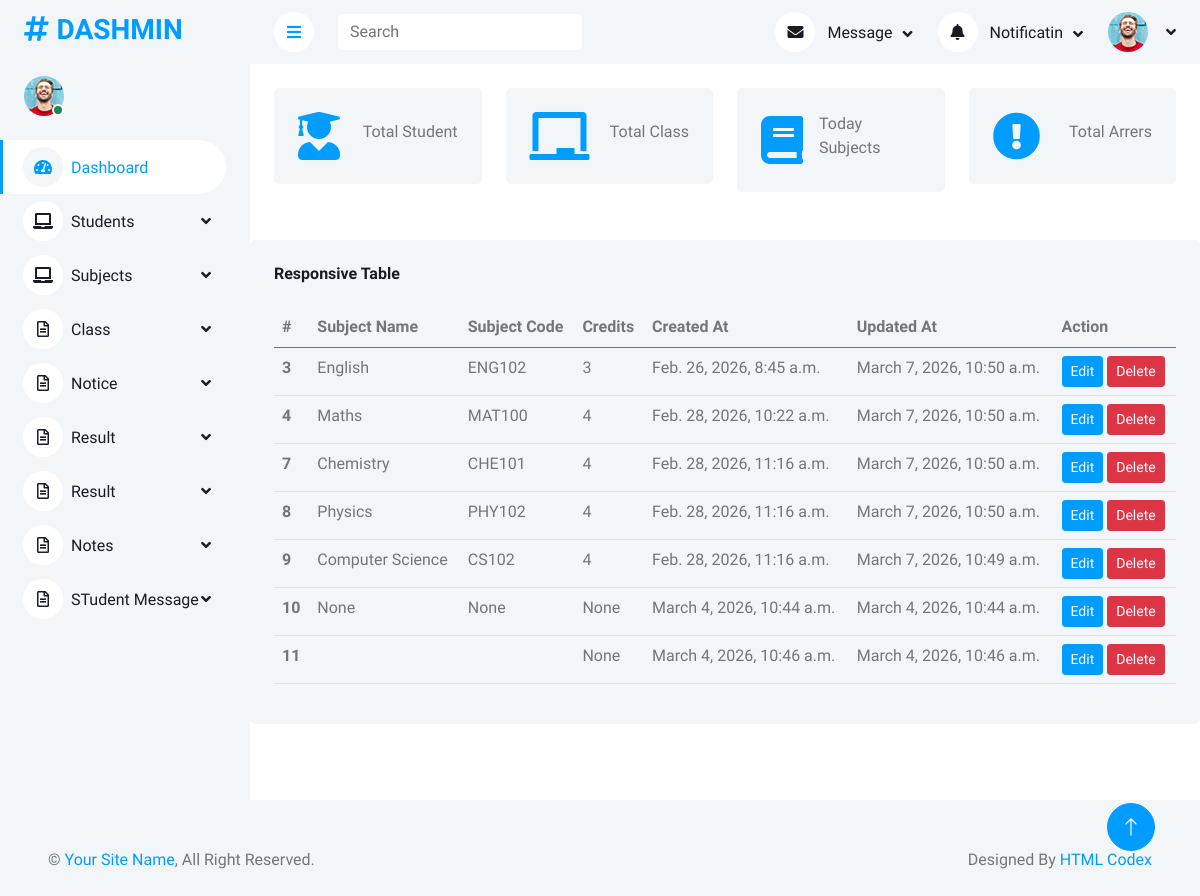
/manage/manage_subject/, run on an earlier commit of the app's database.
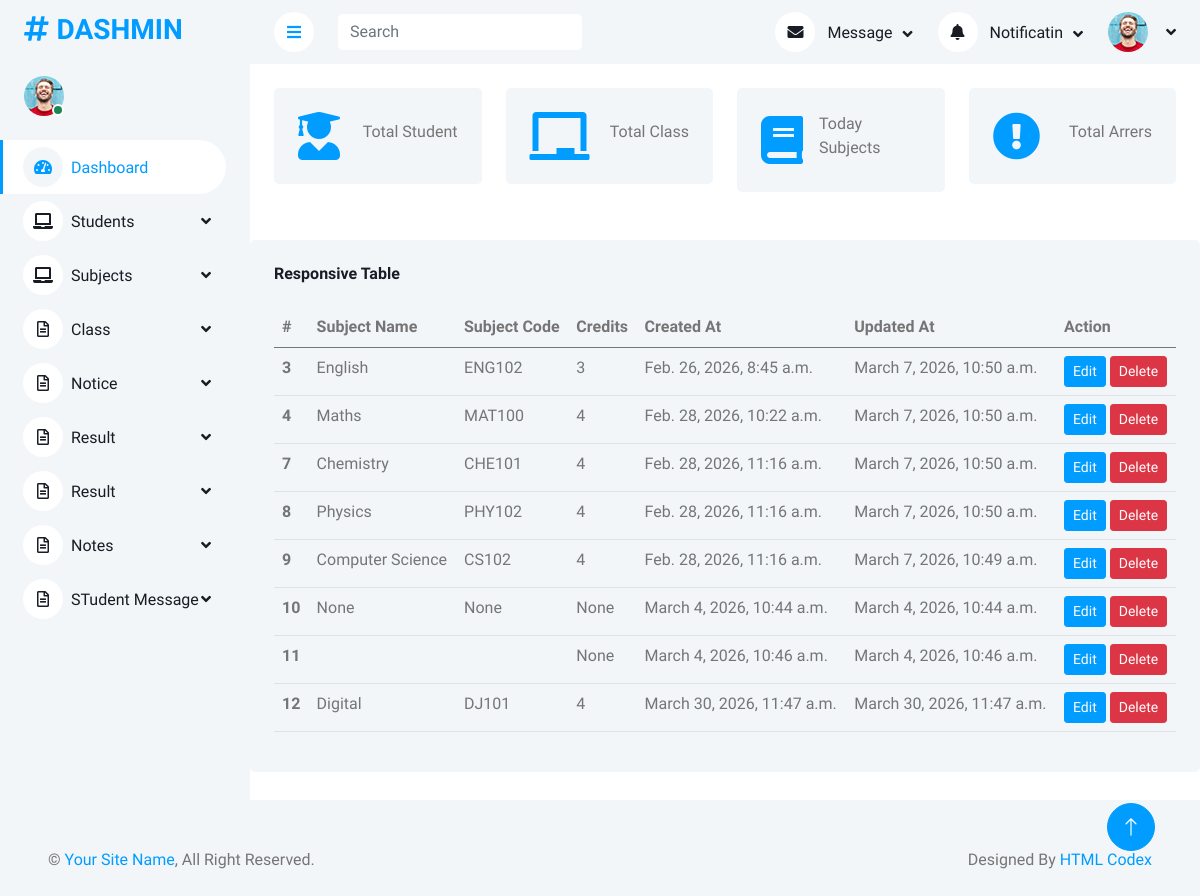
And on a later commit of the database.
### AdminApp/models.py (models this page shows, shortened)
class SubjectDb(models.Model):
    Subject_Name=models.CharField(max_length=100,null=True,blank=True)
    Subject_Code=models.CharField(max_length=100,null=True,blank=True)
    Credit = models.IntegerField(null=True, blank=True)
    Created_At=models.DateTimeField(auto_now_add=True)
    Updated_At=models.DateTimeField(auto_now=True)

### AdminApp/views.py (the view)
# urls.py: path('manage_subject/',views.manage_subject,name='manage_subject'),
def manage_subject(request):
    data=SubjectDb.objects.all()
    return render(request,'Manage_Subject.html',{'data':data})

### AdminApp/templates/Manage_Subject.html (shortened to what this page needs)
<!DOCTYPE html>
{% extends 'Dashboard.html' %}
{% block content %}
<html lang="en">
<head>
</head>
<body>
    <div class="col-12 mt-5">
        <div class="bg-light rounded h-100 p-4">
            <h6 class="mb-4">Responsive Table</h6>
            <div class="table-responsive">
                <table class="table">
                    <thead>
                        <tr>
                            <th scope="col">#</th>
                            <th scope="col"> Subject Name</th>
                            <th scope="col">Subject Code</th>
                            <th scope="col">Credits</th>
                            <th scope="col">Created At</th>
                            <th scope="col">Updated At</th>
                            <th scope="col">Action</th>
                        </tr>
                    </thead>
                    <tbody>
                        {% for sub in data %}
                        <tr>
                            <th scope="row">{{ sub.id }}</th>
                            <td>{{ sub.Subject_Name }}</td>
                            <td>{{ sub.Subject_Code }}</td>
                            <td>{{ sub.Credit }}</td>
                            <td>{{ sub.Created_At }}</td>
                            <td>{{ sub.Updated_At }}</td>
                            <td>
                                <a href="{% url 'edit_subject' sub.id %}" class="btn btn-sm btn-primary">Edit</a>
                                <a href="{% url 'delete_subject' sub.id%}" class="btn btn-sm btn-danger">Delete</a>
                            </td>
                        </tr>
                        {% endfor%}
                    </tbody>
                </table>
            </div>
        </div>
    </div>
</body>
</html>
{% endblock %}

What changed in the data, as far as the page shows it:
added SubjectDb: id "12", Subject_Name "Digital", Subject_Code "DJ101", Credit "4", Created_At "March 30, 2026, 11:47 a.m.", Updated_At "March 30, 2026, 11:47 a.m."
